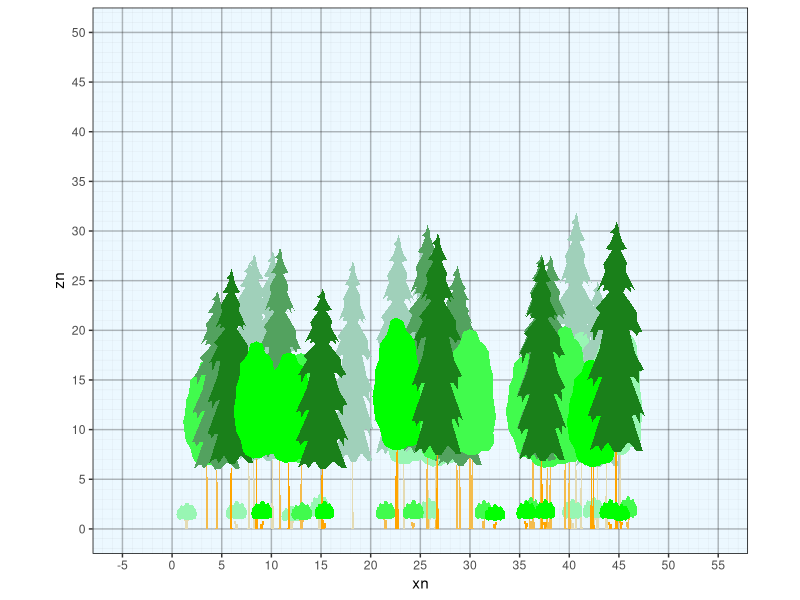

Source code (R):
library(dplyr)
library(ggplot2)

setwd(dirname(rstudioapi::getActiveDocumentContext()$path))

make_hex_stand <- function(hects=1, minsize=1){
  #scale larger
  x = (1:(100*hects))
  y = (1:(116*hects))
  set.seed(42)
  m <- merge(x,y) |> as.data.frame()
  m <- m |> mutate(x = ifelse(floor(y/2)==y/2, x-0.5,x), y = round(y*(3^0.5)/2,2), wt=1)
  pref=3
  f= pref^1
  mx1 <- merge(x*f,y*f) |> as.data.frame() |> mutate(x = ifelse(floor(y/2)==y/2, x-f*0.5,x), y = round(y*(3^0.5)/2,2), wt=f^2)  |> subset(x <=100*hects & y <= 100*hects)
  f = pref^2
  mx2 <- merge(x*f,y*f) |> as.data.frame() |> mutate(x = ifelse(floor(y/2)==y/2, x-f*0.5,x), y = round(y*(3^0.5)/2,2), wt=f^2)  |> subset(x <=100*hects & y <= 100*hects)
  f = pref^3
  mx3 <- merge(x*f,y*f) |> as.data.frame() |> mutate(x = ifelse(floor(y/2)==y/2, x-f*0.5,x), y = round(y*(3^0.5)/2,2), wt=f^2)  |> subset(x <=100*hects & y <= 100*hects)
  mm <- rbind(m,mx1,mx2,mx3) |> group_by(x,y) |> summarise(wt=max(wt)) |> as.data.frame()
  mm <- mm |> mutate(x = x*minsize, y = y*minsize)
  colnames(mm) <- c('xp','yp','wt')
  rownames(mm) <- 1:nrow(mm) |> as.numeric()
  mm$stumpid <- rownames(mm)
  return(mm)
}

# ggplot()+
#   geom_point(data=stand, aes(x=x,y=z,size=wt), color='white')+
#   geom_point(data=stand1, aes(x=x,y=z), color='pink', size=0.5) +
#   geom_point(data=stumps, aes(x=x,y=z), color='black', size=0.5)+
#   coord_fixed(ratio = 1)





conifer1 <- read.csv('conifer1.csv') |> data.frame(name='conifer1', fill=rgb(0.1,0.5,0.1), color='darkgreen')
conifer2 <- read.csv('conifer2.csv') |> data.frame(name='conifer2', fill='darkgreen', color='darkgreen')
cloud1 <- read.csv('cloud1.csv') |> data.frame(name='cloud1', fill='green', color='darkgreen')
flattop <- read.csv('flattop.csv') |> data.frame(name='flattop', fill='green', color='darkgreen')
flattop2 <- read.csv('flattop2.csv') |> data.frame(name='flattop2', fill='green', color='darkgreen')
blob <- read.csv('blob.csv') |> data.frame(name='blob', fill='green', color='darkgreen')
palm <- read.csv('palm.csv') |> data.frame(name='palm', fill='green', color='darkgreen')|> mutate(x=round(x,2),y=round(y,2))
trunk <- read.csv('trunk.csv') |> data.frame(name='trunk', fill='orange', color='brown')|> mutate(x=round(x,2),y=round(y,2))
triangle <- data.frame(x=c(-0.5, 0, 0.5),y=c(0, 1, 0), name='triangle', fill='darkgreen', color='darkgreen')
dome <- data.frame(x=c(-1,
                       -0.9,
                       -0.75,
                       -0.5,
                       -0.25,
                       0,
                       0.25,
                       0.5,
                       0.75,
                       0.9,
                       1)/2,
                   y=(c(0,
                        0.5,
                        0.7,
                        0.9,
                        0.95,
                        1.00,
                        0.95,
                        0.9,
                        0.7,
                        0.5,
                        0)), name='dome', fill='green', color='darkgreen')
sticks <- data.frame(x=c(-0.075,-0.13,-0.12,-0.025,-0.005,0.005,0.025,0.12,0.13,0.075),y=c(0,1,1,0,1,1,0,1,1,0), name='sticks', fill='orange', color='brown')


grass <- data.frame(x=c(-0.3, -0.5, -0.1,  0.0,  0.1,  0.5,  0.3), y=c(0,0.85,0,1,0,0.85,0), name='grass', fill='green', color='darkgreen')


forb <- data.frame(x=c(-0.04, -0.04, -0.32, -0.38, -0.45, -0.50, -0.45, -0.38, -0.32, -0.04, -0.04, -0.13, -0.12,  0.00,  0.10,  0.12,  0.03,  0.04,  0.29,  0.34,  0.44,  0.50,  0.43,  0.34,  0.30, 0.04, 0.05, -0.04), 
                          y=c(0, 0.39, 0.57, 0.52, 0.52, 0.61, 0.7, 0.7, 0.61, 0.45, 0.78, 0.82, 0.95, 1, 0.95, 0.82, 0.78, 0.45, 0.68, 0.76, 0.77, 0.68, 0.59, 0.59, 0.63, 0.39, 0, 0), name='forb', fill='green', color='darkgreen')
fern <- data.frame(x=c(-0.09, -0.12, -0.16, -0.22, -0.31, -0.50, -0.28, -0.12, -0.15, -0.10, -0.06, -0.06, -0.13, -0.05, -0.01,  0.06,  0.02,  0.00,  0.03, -0.05, -0.04,  0.02,  0.10,  0.09,  0.24, 0.50,  0.27,  0.17,  0.11,  0.03, -0.03, -0.09), 
                          y=c(0, 0.13, 0.2, 0.1, 0.29, 0.41, 0.43, 0.32, 0.24, 0.15, 0.02, 0.38, 0.44, 0.88, 0.96, 1, 0.94, 0.85, 0.42, 0.38, 0.03, 0.16, 0.28, 0.4, 0.45, 0.44, 0.27, 0.12, 0.25, 0.13, 0, 0), name='fern', fill='green', color='darkgreen')

shapes <- rbind(conifer1,conifer2,cloud1,flattop,flattop2,blob,trunk,triangle,dome,sticks,grass,forb,fern)
colnames(shapes) <- c("x","z","shape","fill","color")
# ggplot() +geom_polygon(data=shapes, aes(x=x,y=z,  group = shape, fill=fill, color=color), alpha=0.8)


ht.max = 5
ht.min = 2
crwd = 2
dbh = 30

colormixer <- function(colorname, mixcolor, p){
  ccc <- col2rgb(colorname)
  ccc <- data.frame(r = ccc[1,],   g = ccc[2,],   b = ccc[3,])
  mmm <- col2rgb(mixcolor)
  new <- ccc |> mutate(r = r*(1-p)+mmm[1,1]*p,
                       g = g*(1-p)+mmm[2,1]*p,
                       b = b*(1-p)+mmm[3,1]*p)
  new <- rgb(new$r/255,new$g/255,new$b/255)
  return(new)
}

make_tree <- function(ht.max, ht.min,crwd,dbh, crshape, stshape){
  crown <- subset(shapes, shape %in% crshape) |> mutate(x=x*crwd, z=z*(ht.max-ht.min)+ht.min, obj='crown')
  base <- subset(shapes, shape %in% stshape) |> mutate(x=x*dbh/100*1.1, z=z*(ht.min), obj='stem') 
  tree = rbind(crown, base)
  tree$ptord <- rownames(tree) |> as.numeric()
  return(tree)}
make_shrub <- function(ht.max, ht.min,crwd, crshape, stshape){
  crown <- subset(shapes, shape %in% crshape)  |> mutate(x=x*crwd, z=z*(ht.max-ht.min)+ht.min, obj='crown')
  base <- subset(shapes, shape %in% stshape) |> mutate(x=x*crwd*0.8, z=z*(ht.min), obj='stem') 
  shrub = rbind(crown, base)
  shrub$ptord <- rownames(shrub) |> as.numeric()
  return(shrub)}

tree <- make_tree(ht.max=20,ht.min=7.5,crwd = 5,dbh = 30, crshape='blob', stshape='trunk') 
tree2 <- make_tree(ht.max=30,ht.min=7.5,crwd = 5,dbh = 30, crshape='conifer1', stshape='trunk')  
shrub <- make_shrub(ht.max=3,ht.min=1,crwd=2, crshape='cloud1', stshape='sticks')  


stand <- make_hex_stand(0.5,1) |> subset(yp >= 15 & yp < 45) |> mutate(wtn = wt, stratid = NA)
strats <- data.frame(stratid = c(1:3), stems = c(20,20,20))
for (i in 1:nrow(strats)){#i=1
  thistrat = strats$stratid[i]
  nstems = strats$stems[i]
  newstumps <- sample(stand$stumpid, size = nstems, prob = stand$wtn)
  stand <- stand |> mutate(wtn = ifelse(stand$stumpid %in% newstumps, 0, wtn), 
                           stratid = ifelse(stand$stumpid %in% newstumps, thistrat,stratid))
}
stumps1 <- stand |> subset(stratid %in% 1)
stumps2 <- stand |> subset(stratid %in% 2)
stumps3 <- stand |> subset(stratid %in% 3)

trees0 <- merge(stumps1, tree) |> mutate(objid = paste0(obj,stumpid))
trees1 <- merge(stumps2, tree2)  |> mutate(objid = paste0(obj,stumpid))
shrubs <- merge(stumps3, shrub)  |> mutate(objid = paste0(obj,stumpid))
plants <- rbind(trees0, trees1, shrubs)

#randomize sizes and positions
plants <- plants |> group_by(stumpid) |> 
  mutate(ht.max = max(z), crwd = max(x)-min(x),
         xpp = xp + runif(1, min = -0.5, max = 0.5),#shift position on grid
         zr = rnorm(1,ht.max, ht.max/10)/ht.max,#deviation in height
         xr = (rnorm(1,ht.max, ht.max/10)/ht.max+rnorm(1,crwd, crwd/10)/crwd)/2,#deviation in width partially related to height
         xn = x*xr+xpp,#resized width and put on new position
         zn = z*zr*(1-1/15))#resized height adjusted downward show that variation is less than max height in the field

#rearrange stems depth drawing order
plants <- plants |> arrange(yp,stumpid, objid, ptord)
ypmax <- max(plants$yp)
ypmin <- min(plants$yp)
ypwid <- ypmax-ypmin
crowns1 <- plants |> subset(yp < ypmin+ypwid/3 & obj %in% 'crown') |> 
  mutate(fill=colormixer(fill, "#D9F2FF", 0.7), color=colormixer(color, "#D9F2FF", 0.7))
crowns2 <- plants |> subset(yp < ypmax-ypwid/3 & yp >= ypmin+ypwid/3 & obj %in% 'crown')|> 
  mutate(fill=colormixer(fill, "#D9F2FF", 0.3), color=colormixer(color, "#D9F2FF", 0.3))
crowns3 <- plants |> subset(yp >= ypmax-ypwid/3 & obj %in% 'crown')
stems1 <- plants |> subset(yp < ypmin+ypwid/3 & obj %in% 'stem')|> 
  mutate(fill=colormixer(fill, "#D9F2FF", 0.7), color=colormixer(color, "#D9F2FF", 0.7))
stems2 <- plants |> subset(yp < ypmax-ypwid/3 & yp >= ypmin+ypwid/3 & obj %in% 'stem')|> 
  mutate(fill=colormixer(fill, "#D9F2FF", 0.3), color=colormixer(color, "#D9F2FF", 0.3))
stems3 <- plants |> subset(yp >= ypmax-ypwid/3 & obj %in% 'stem')

plants2 <- rbind(crowns1,crowns2,crowns3,stems1,stems2,stems3)

# ggplot()+
#   geom_point(aes(x=1,y=1))+  
#   theme(panel.background = element_rect(fill = rgb(0.4,0.6,0.5)))

pcolor <- plants2$color |> unique() |> sort()
pfill <- plants2$fill |> unique()|> sort()



ggplot() +
  geom_polygon(data=stems1, aes(x=xn,y=zn,group=objid, fill=fill, color=color), alpha=1, linewidth=0.01)+
  geom_polygon(data=crowns1, aes(x=xn,y=zn,group=objid, fill=fill, color=color), alpha=1, linewidth=0.01)+
  geom_polygon(data=stems2, aes(x=xn,y=zn,group=objid, fill=fill, color=color), alpha=1, linewidth=0.01)+
  geom_polygon(data=crowns2, aes(x=xn,y=zn,group=objid, fill=fill, color=color), alpha=1, linewidth=0.01)+
  geom_polygon(data=stems3, aes(x=xn,y=zn,group=objid, fill=fill, color=color), alpha=1, linewidth=0.01)+
  geom_polygon(data=crowns3, aes(x=xn,y=zn,group=objid, fill=fill, color=color), alpha=1, linewidth=0.01)+
  scale_fill_manual(values=pfill)+
  scale_color_manual(values=pcolor)+
  theme(legend.position = "none", 
        panel.background = element_rect(fill = rgb(0.85,0.95,1,0.5),
                                        colour = "black",
                                        linewidth = 0.5, linetype = "solid"),
        panel.grid.major = element_line(linewidth = 0.5, linetype = 'solid',
                                        colour = rgb(0.1, 0.1, 0.1, 0.3)), 
        panel.grid.minor = element_line(linewidth = 0.1, linetype = 'solid',
                                        colour = rgb(0.1, 0.1, 0.1, 0.1))
  )+
  coord_fixed(ratio = 1)+
  scale_y_continuous(trans='identity', breaks = c(-10:(120/5))*5,minor_breaks = c(-10:(120)), limits = c(0,50))+
  scale_x_continuous(breaks = c(-10:(120/5))*5, minor_breaks = c(-10:(120)), limits = c(-5,55))
